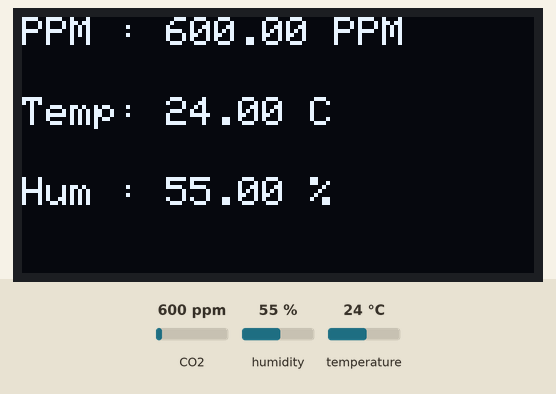
Bench run of a sketch on a simulated ESP8266 (NodeMCU). Parts: 128×64 one-colour display. Inputs (shaded band) come from the test bench; at power-on: CO2 600 ppm, humidity 55 %, temperature 24 °C. WiFi joins after 1.5 s; servers stay silent unless stated; uploads are accepted with an empty reply; what the sketch prints to the serial monitor is not drawn.

Above: at 5.6 s.
5.7 s: CO2 set to 452 ppm
At 13.6 s:
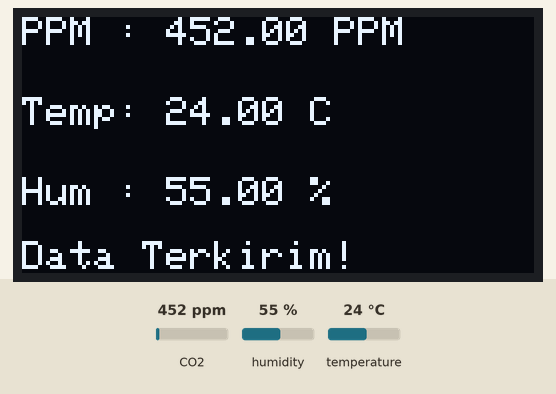
14.1 s: humidity set to 22 %
At 20.0 s:
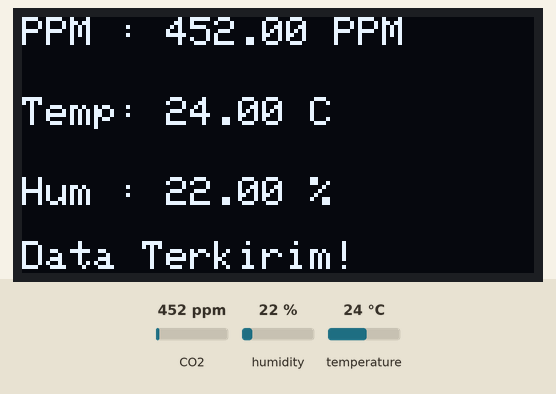
20.9 s: temperature set to 12 °C
At 26.5 s:
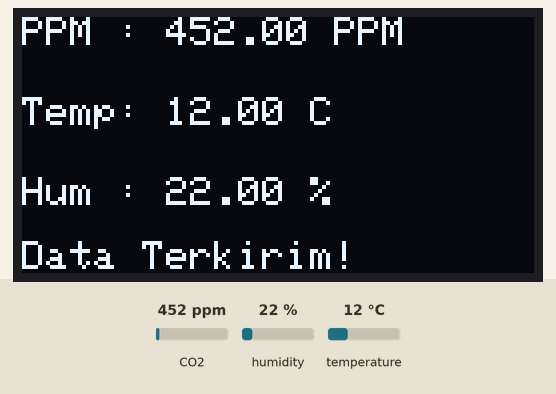
27.7 s: CO2 set to 1050 ppm
At 32.9 s:
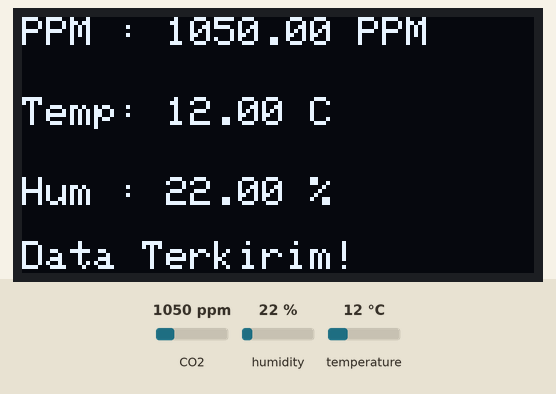
34.5 s: humidity set to 40 %
At 39.4 s:
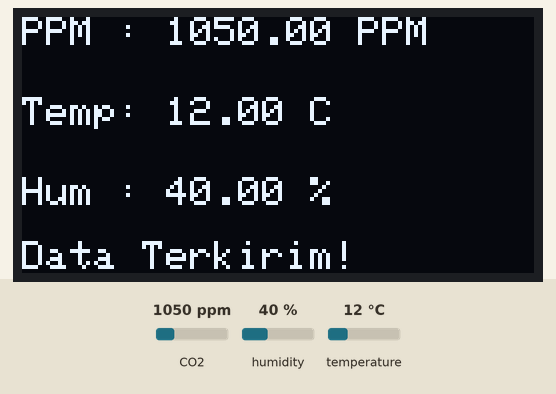
41.3 s: CO2 set to 1700 ppm
At 45.8 s:
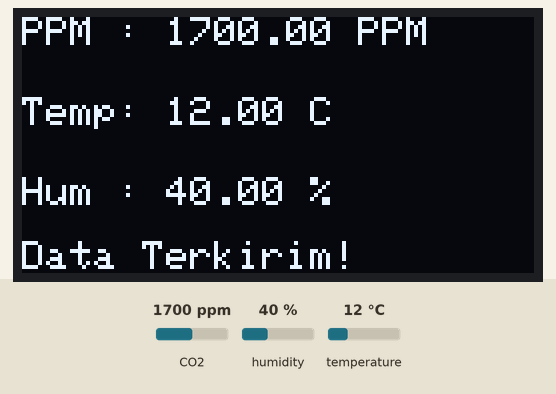
Timing chart, 0 to 47.3 s (numbered marks = the images above; inputs shaded):
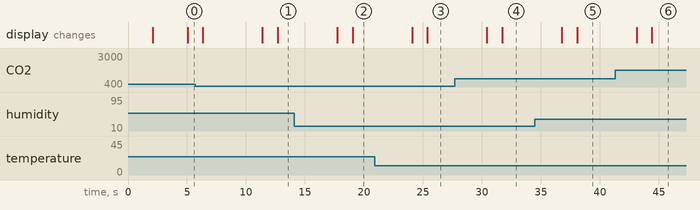

Measured:
- after the input at 5.7 s, the display: first differs from a run without the input after 5.7 s (image 1 shows a later state)
- after the input at 14.1 s, the display: first changes after 3.6 s (image 2 shows a later state)
- after the input at 20.9 s, the display: first changes after 3.2 s (image 3 shows a later state)
- after the input at 27.7 s, the display: first changes after 2.7 s (image 4 shows a later state)
- after the input at 34.5 s, the display: first changes after 2.3 s (image 5 shows a later state)
- after the input at 41.3 s, the display: first changes after 1.8 s (image 6 shows a later state)

The sketch:

esp32hsoting.ino
```cpp
#include <ESP8266WiFi.h>
#include <WiFiClientSecure.h>  // Untuk HTTPS
#include <MQ135.h>
#include <DHT.h>
#include <Wire.h>
#include <Adafruit_GFX.h>
#include <Adafruit_SSD1306.h>

// Konfigurasi OLED
#define OLED_WIDTH 128
#define OLED_HEIGHT 64
#define OLED_ADDR 0x3C

// Pin Sensor
#define PIN_MQ135 A0
#define DHTPIN D4
#define DHTTYPE DHT11

// Konfigurasi WiFi dan Server
const char* ssid = "Wifigratis";
const char* password = "12345678";
const char* server = "asrul.pythonanywhere.com"; // Server API
const int httpsPort = 443;

WiFiClientSecure client;  // HTTPS client
MQ135 mq135_sensor(PIN_MQ135);
DHT dht(DHTPIN, DHTTYPE);
Adafruit_SSD1306 display(OLED_WIDTH, OLED_HEIGHT);

// Variabel Sensor
float temp, humi, ppm;
unsigned long lastUpdate = 0;
const long updateInterval = 5000; // Update setiap 5 detik

void setup() {
  Serial.begin(115200);

  // Inisialisasi OLED
  if (!display.begin(SSD1306_SWITCHCAPVCC, OLED_ADDR)) {
    Serial.println("Gagal inisialisasi OLED!");
    while (true);
  }

  display.clearDisplay();
  display.setTextSize(1);
  display.setTextColor(WHITE);
  display.setCursor(0, 0);
  display.println("Menghubungkan WiFi...");
  display.display();

  WiFi.begin(ssid, password);
  while (WiFi.status() != WL_CONNECTED) {
    delay(1000);
    Serial.print(".");
  }

  Serial.println("\nWiFi Terhubung!");
  Serial.print("IP Address: ");
  Serial.println(WiFi.localIP());

  // Tampilkan IP Address di OLED
  display.clearDisplay();
  display.setCursor(0, 0);
  display.println("WiFi Terhubung!");
  display.print("IP: ");
  display.println(WiFi.localIP());
  display.display();
  delay(2000);

  dht.begin();

  // Menonaktifkan verifikasi sertifikat (tidak aman, tapi diperlukan untuk ESP8266)
  client.setInsecure();
}

void loop() {
  if (millis() - lastUpdate >= updateInterval) {
    humi = dht.readHumidity();
    temp = dht.readTemperature();
    ppm = mq135_sensor.getPPM();

    // Cek apakah data valid
    if (isnan(humi) || isnan(temp)) {
      Serial.println("Gagal membaca DHT!");
      display.clearDisplay();
      display.setCursor(0, 0);
      display.println("Gagal baca DHT!");
      display.display();
      return;
    }

    // Update OLED Display
    updateDisplay();

    // Kirim data ke server
    Serial.println("Menghubungkan ke server...");
    if (client.connect(server, httpsPort)) {
      Serial.println("Terhubung ke server!");

      // Format data untuk dikirim
      String postData = "ppm=" + String(ppm) + "&temp=" + String(temp) + "&humi=" + String(humi);

      // Kirim HTTP Request
      client.println("POST /api/receive/ HTTP/1.1");
      client.println("Host: " + String(server));
      client.println("User-Agent: ESP8266");
      client.println("Content-Type: application/x-www-form-urlencoded");
      client.print("Content-Length: ");
      client.println(postData.length());
      client.println();
      client.println(postData);

      // Tunggu respons server
      Serial.println("Menunggu respons server...");
      while (client.connected() && !client.available()) delay(100);

      while (client.available()) {
        String response = client.readString();
        Serial.println("Respons Server: ");
        Serial.println(response);
      }

      display.setCursor(0, 56);
      display.println("Data Terkirim!");
      display.display();
    } else {
      Serial.println("Gagal menghubungi server!");
      display.setCursor(0, 56);
      display.println("Gagal Koneksi!");
      display.display();
    }

    client.stop();
    lastUpdate = millis();
  }
}

// Fungsi untuk memperbarui tampilan OLED
void updateDisplay() {
  display.clearDisplay();
  display.setTextSize(1);
  display.setTextColor(WHITE);

  display.setCursor(0, 0);
  display.print("PPM : ");
  display.print(ppm);
  display.println(" PPM");

  display.setCursor(0, 20);
  display.print("Temp: ");
  display.print(temp);
  display.println(" C");

  display.setCursor(0, 40);
  display.print("Hum : ");
  display.print(humi);
  display.println(" %");

  display.display();
}
```
